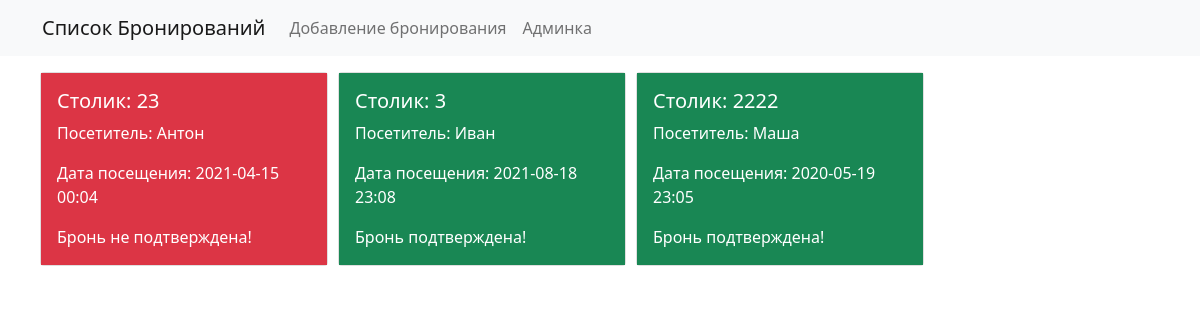
The app's page /, older data.
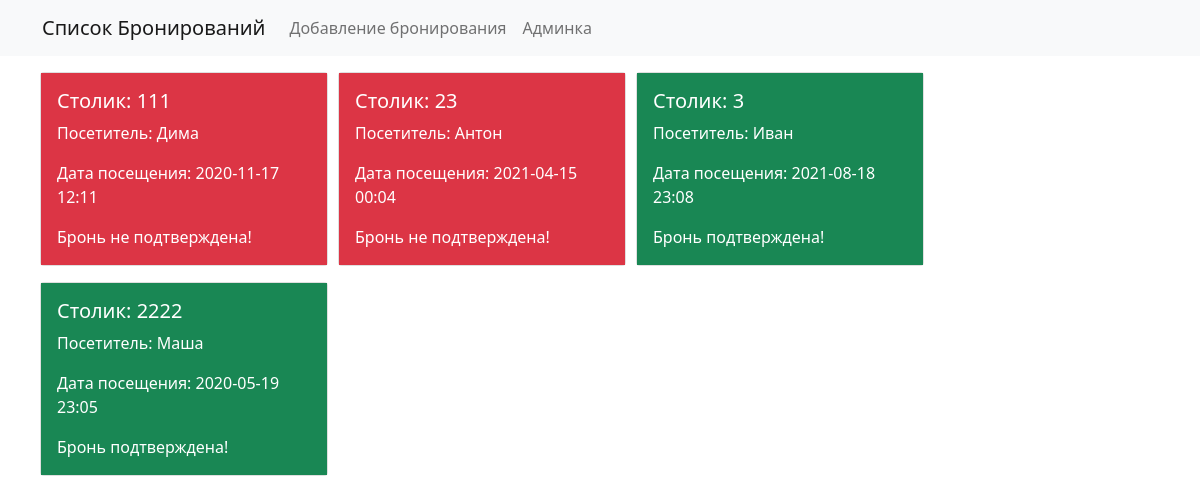
The same page, newer data.
### bookings/models.py (models this page shows, shortened)
class Bookings(models.Model):
    title = models.CharField(max_length=150, verbose_name='Столик')
    content = models.TextField(blank=True, verbose_name='Посетитель')
    created_at = models.DateTimeField(auto_now_add=True,  verbose_name='Дата создания')
    updated_at = models.DateTimeField(blank=True, verbose_name='Дата посещения')
    is_published = models.BooleanField(default=True, verbose_name='Подтверждение брони')
    class Meta:
        verbose_name = "Бронирование"
        verbose_name_plural = "Бронирования"
        ordering = ['-created_at']
        db_table = "bookings_bookings"

### bookings/views.py (the view)
# urls.py: path('', index, name = 'home'),
def index(request):
    booking = Bookings.objects.all()
    return render(request, 'bookings/index.html',{'bookings':booking,'title':'Список Бронирований'})

### bookings/templates/bookings/index.html (shortened to what this page needs)
<!doctype html>
<html lang="en">
  <head>
    <link href="https://cdn.jsdelivr.net/npm/bootstrap@5.0.0-beta3/dist/css/bootstrap.min.css" rel="stylesheet">
  </head>
  <body>
        <nav class="navbar navbar-expand-lg navbar-light bg-light">
            <div class="container">
            <a class="navbar-brand" href="{%url 'home'%}">{{title}}</a>
            <div class="collapse navbar-collapse" id="navbarSupportedContent">
              <ul class="navbar-nav mr-auto">
                <li class="nav-item active">
                  <a class="nav-link" href="{%url 'add-bookings'%}">Добавление бронирования</a>
                </li>
                <li>
                    <a class="nav-link" href="/admin">Админка</a>
                </li>
               </ul>
            </div>
        </div>
          </nav>
          <div class="container mt-3">
                <div class="row">
                    {% for item in bookings %}
                    <div class="card mb-3" style="width: 18rem; margin-left: 10px; padding: 0;">
                    <div class="card-body text-white {% if item.is_published %} bg-success  {% else %} bg-danger {% endif %} ">
                        <h5>Столик: {{item.title}}</h5>
                        <p class="card-text">Посетитель: {{item.content}}</p>
                        <p class="card-text">Дата посещения: {{item.updated_at|date:"Y-m-d H:m"}}</p>
                        <p class="card-text">{% if item.is_published %} Бронь подтверждена! {% else %} Бронь не подтверждена! {% endif %}</p>
                    </div>
                </div>
                {% endfor %}
              </div>
          </div>
  </body>
</html>

Row changes from the older to the newer data that the page shows:
added Bookings: title "111", content "Дима", updated_at "2020-11-17 12:11", is_published "Бронь не подтверждена!"
